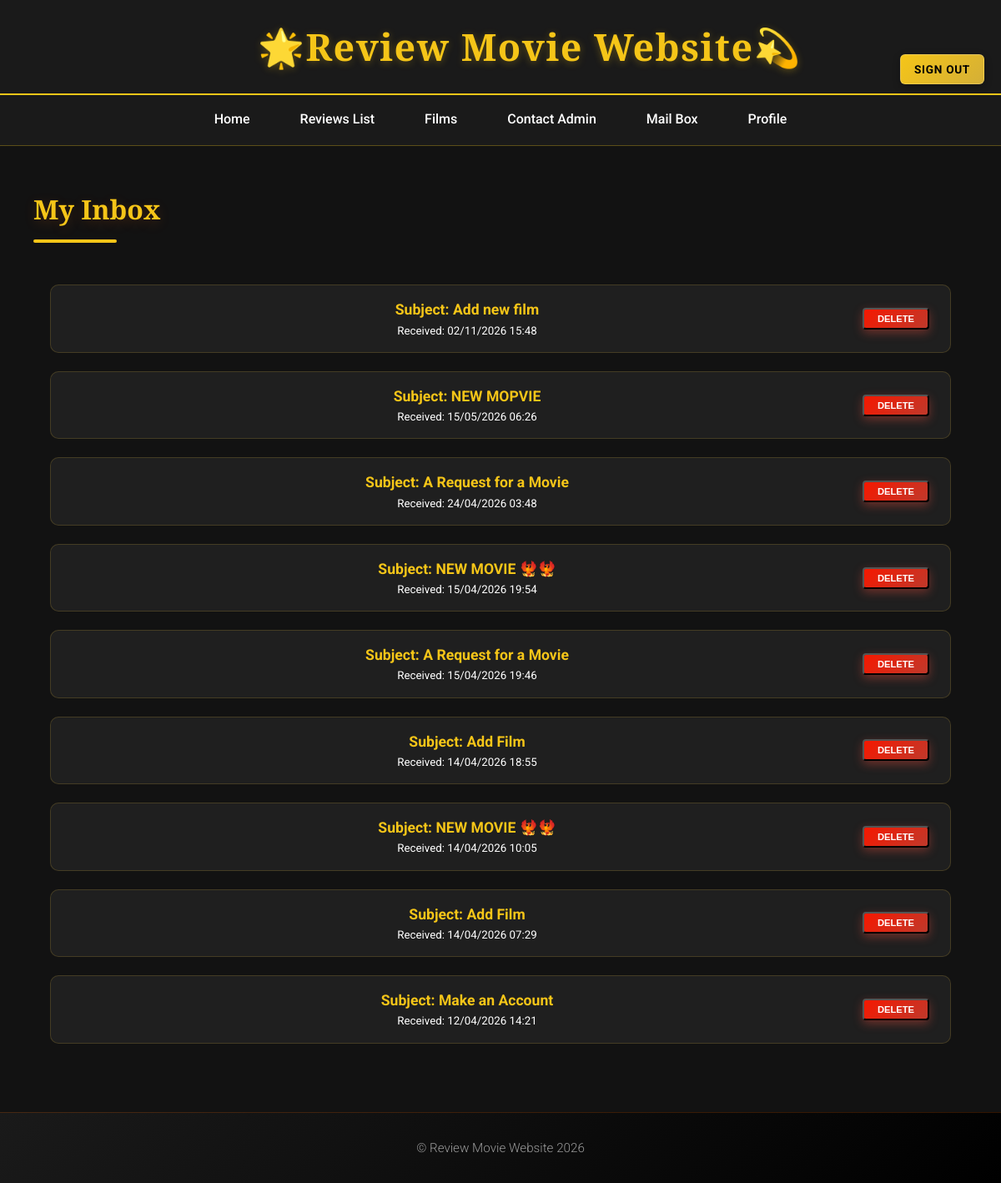
/mailbox_reviewer.php (signed in), run on the app's committed database.
### tables this page shows
CREATE TABLE `conversations` (
  `id` int(11) NOT NULL,
  `subject` varchar(255) NOT NULL,
  `created_at` timestamp NOT NULL DEFAULT current_timestamp()
);

### mailbox_reviewer.php (called while the page is built, shortened)
<?php
require_once __DIR__ . '/includes/bootstrap.php';
$userController->requireLogin();
$database = Database::getConnection();
$reviewer_id = $userController->currentUserId();
$convs = $conversationModel->getReviewerMailbox($database, $reviewer_id);
include 'templates/user_reviewer_mailbox.html.php';
include 'templates/user_layout.html.php';

### includes/bootstrap.php (called while the page is built, shortened)
<?php
require_once __DIR__ . '/../classes/Database.php';
require_once __DIR__ . '/../classes/ReviewerAuth.php';
require_once __DIR__ . '/../classes/UserController.php';
require_once __DIR__ . '/../classes/Review.php';
require_once __DIR__ . '/../classes/Conversation.php';
$conversationModel = new Conversation();
$reviewerModel = new Reviewer();
$reviewerAuth = new ReviewerAuth();
$userController = new UserController($reviewerModel, $reviewerAuth);

### classes/UserController.php (called while the page is built, shortened)
<?php
class UserController
{
    private $reviewerAuth;
    public function __construct(Reviewer $reviewers, ReviewerAuth $reviewerAuth)
    {
        $this->reviewerAuth = $reviewerAuth;
    }
    public function currentUserId()
    {
        return $this->reviewerAuth->currentReviewerId();
    }
    public function requireLogin()
    {
        $this->reviewerAuth->requireLogin();
    }
}

### classes/ReviewerAuth.php (called while the page is built, shortened)
<?php
class ReviewerAuth
{
    public function currentReviewerId()
    {
        return isset($_SESSION['reviewer_id']) ? (int) $_SESSION['reviewer_id'] : null;
    }
}

### classes/Conversation.php (called while the page is built, shortened)
<?php
class Conversation
{
    public function getReviewerMailbox($pdo, $reviewer_id)
    {
        $sql = "SELECT c.id, c.subject, MAX(m.created_at) as created_at,
                SUM(CASE WHEN m.sender = 'admin' AND m.is_read = 0 THEN 1 ELSE 0 END) as unread_count
                FROM conversations c
                JOIN mails_box m ON c.id = m.conversation_id
                WHERE m.reviewers_id = :rid
                GROUP BY c.id
                ORDER BY created_at DESC";
        return Database::query($pdo, $sql, [':rid' => $reviewer_id])->fetchAll();
    }
}

### classes/Database.php (called while the page is built, shortened)
<?php
class Database
{
    public static function query($pdo, $sql, $parameters = [])
    {
        $query = $pdo->prepare($sql);
        $query->execute($parameters);
        return $query;
    }
}

### templates/user_reviewer_mailbox.html.php (the view, shortened to what this page needs)
<h2>My Inbox</h2>
<div class="glass-list">
    <?php foreach ($convs as $c): ?>
        <div class="glass-item">
            <a href="conversation.php?id=<?= $c['id'] ?>" class="content-link">
                <div style="display: flex; flex-direction: column;">
                    <strong>Subject: <?= htmlspecialchars($c['subject']) ?></strong>
                    <small>Received: <?= date('d/m/Y H:i', strtotime($c['created_at'])) ?></small>
                </div>
            </a>
            <form action="delete.php" method="post" onsubmit="return confirm('Delete this conversation?')">
                <button type="submit" class="btn-delete">Delete</button>
            </form>
        </div>
    <?php endforeach; ?>
</div>

### style.css (style rules this page uses)
:root { --bg-main: #121212; --bg-surface: #1f1f1f; --accent: #f5c518; --accent-hover: #ffd54f; --text-main: #ffffff; --text-secondary: #b3b3b3; }
* { margin: 0; padding: 0; box-sizing: border-box; }
html, body { width: 100%; height: 100%; }
body { background-color: var(--bg-main); color: var(--text-main); font-family: "Roboto", Arial, sans-serif; font-weight: 400; line-height: 1.6; overflow-x: hidden; padding: 0; }
h2 { color: var(--accent); font-family: "Playfair Display", serif; font-size: 2em; font-weight: 700; margin-bottom: 30px; text-shadow: 0 4px 15px rgba(255, 107, 0, 0.2); position: relative; padding-bottom: 15px; animation: slideInLeft 0.6s ease-out; }
h2::after { content: ""; position: absolute; bottom: 0; left: 0; width: 100px; height: 4px; background: var(--accent); border-radius: 2px; }
form, .review-box { background: var(--bg-surface); border: 1px solid rgba(245, 197, 24, 0.2); }
form { width: 100%; max-width: 600px; padding: 40px; border-radius: 12px; margin: 0 auto; backdrop-filter: blur(10px); -webkit-backdrop-filter: blur(10px); animation: slideInUp 0.6s ease-out; display: flex; flex-direction: column; align-items: center; justify-content: space-between; }
.btn-delete { background: linear-gradient(135deg, #f51800, #c0392b); color: #fff; padding: 8px 16px; border-radius: 6px; font-size: 0.85em; font-weight: 600; text-transform: uppercase; cursor: pointer; transition: all 0.3s ease; box-shadow: 0 4px 12px rgba(231, 76, 60, 0.4); }
.glass-list { display: flex; flex-direction: column; gap: 10px; padding: 20px; }
.glass-item { position: relative; display: flex; justify-content: space-between; align-items: center; padding: 15px 25px !important; background: var(--bg-surface); border: 1px solid rgba(212, 175, 55, 0.2); border-radius: 10px; margin-bottom: 12px; }
.content-link { text-decoration: none; color: inherit; flex-grow: 1; }
.content-link strong { color: #f5c518; font-size: 1.1em; }
.glass-item form { margin: 0 !important; padding: 0 !important; background: none !important; border: none !important; width: auto !important; }
.glass-item .btn-delete { width: 80px !important; padding: 5px 0 !important; margin: 0 !important; font-size: 0.7em !important; border-radius: 4px !important; flex-shrink: 0; }
.content-link div { display: flex; align-items: center; }

### data on the page
conversations: subject "Add new film", created_at "02/11/2026 15:48"
conversations: subject "NEW MOPVIE", created_at "15/05/2026 06:26"
conversations: subject "A Request for a Movie", created_at "24/04/2026 03:48"
conversations: subject "NEW MOVIE 🐦‍🔥🐦‍🔥", created_at "15/04/2026 19:54"
conversations: subject "A Request for a Movie", created_at "15/04/2026 19:46"
conversations: subject "Add Film", created_at "14/04/2026 18:55"
conversations: subject "NEW MOVIE 🐦‍🔥🐦‍🔥", created_at "14/04/2026 10:05"
conversations: subject "Add Film", created_at "14/04/2026 07:29"
conversations: subject "Make an Account", created_at "12/04/2026 14:21"
